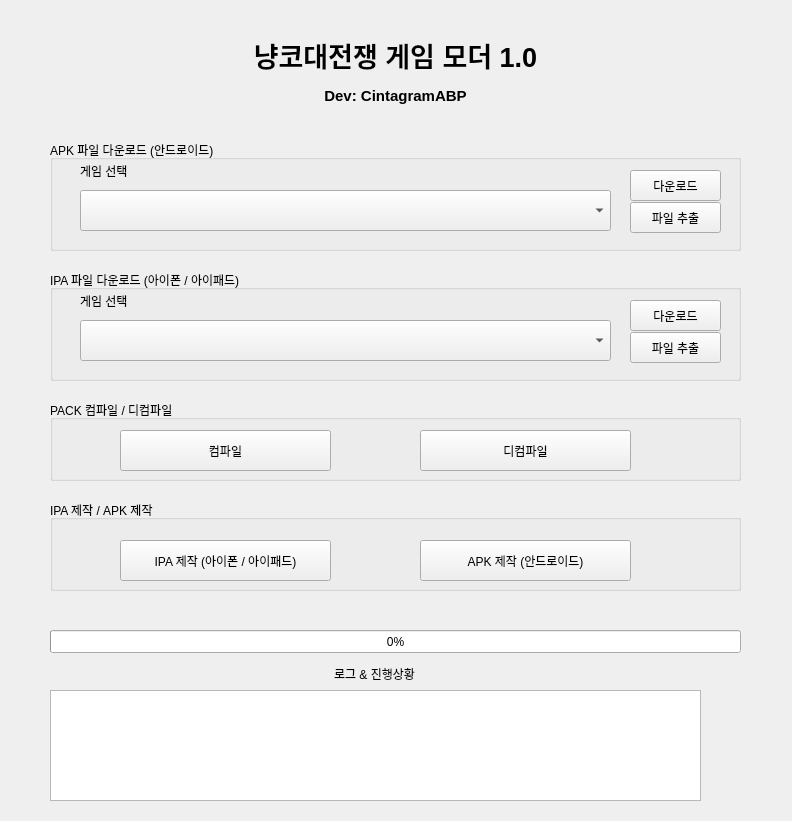
<?xml version="1.0" encoding="UTF-8"?>
<ui version="4.0">
 <class>MainWindow</class>
 <widget class="QMainWindow" name="MainWindow">
  <property name="geometry">
   <rect>
    <x>0</x>
    <y>0</y>
    <width>792</width>
    <height>821</height>
   </rect>
  </property>
  <property name="windowTitle">
   <string>MainWindow</string>
  </property>
  <widget class="QWidget" name="centralwidget">
   <widget class="QLabel" name="label">
    <property name="geometry">
     <rect>
      <x>0</x>
      <y>10</y>
      <width>791</width>
      <height>121</height>
     </rect>
    </property>
    <property name="text">
     <string>&lt;html&gt;&lt;head/&gt;&lt;body&gt;&lt;p align=&quot;center&quot;&gt;&lt;span style=&quot; font-size:20pt; font-weight:600;&quot;&gt;냥코대전쟁 게임 모더 1.0&lt;/span&gt;&lt;/p&gt;&lt;p align=&quot;center&quot;&gt;&lt;span style=&quot; font-size:11pt; font-weight:600;&quot;&gt;Dev: CintagramABP&lt;/span&gt;&lt;/p&gt;&lt;/body&gt;&lt;/html&gt;</string>
    </property>
   </widget>
   <widget class="QGroupBox" name="groupBox">
    <property name="geometry">
     <rect>
      <x>50</x>
      <y>140</y>
      <width>691</width>
      <height>111</height>
     </rect>
    </property>
    <property name="title">
     <string>APK 파일 다운로드 (안드로이드)</string>
    </property>
    <widget class="QPushButton" name="apkdownloadbtn">
     <property name="geometry">
      <rect>
       <x>580</x>
       <y>30</y>
       <width>91</width>
       <height>31</height>
      </rect>
     </property>
     <property name="text">
      <string>다운로드</string>
     </property>
    </widget>
    <widget class="QComboBox" name="apkselector">
     <property name="geometry">
      <rect>
       <x>30</x>
       <y>50</y>
       <width>531</width>
       <height>41</height>
      </rect>
     </property>
    </widget>
    <widget class="QPushButton" name="apkdecompilebtn">
     <property name="geometry">
      <rect>
       <x>580</x>
       <y>62</y>
       <width>91</width>
       <height>31</height>
      </rect>
     </property>
     <property name="text">
      <string>파일 추출</string>
     </property>
    </widget>
    <widget class="QLabel" name="label_2">
     <property name="geometry">
      <rect>
       <x>30</x>
       <y>15</y>
       <width>301</width>
       <height>31</height>
      </rect>
     </property>
     <property name="text">
      <string>게임 선택</string>
     </property>
    </widget>
   </widget>
   <widget class="QGroupBox" name="ipa">
    <property name="geometry">
     <rect>
      <x>50</x>
      <y>270</y>
      <width>691</width>
      <height>111</height>
     </rect>
    </property>
    <property name="title">
     <string>IPA 파일 다운로드 (아이폰 / 아이패드)</string>
    </property>
    <widget class="QPushButton" name="ipadownloadbtn">
     <property name="geometry">
      <rect>
       <x>580</x>
       <y>30</y>
       <width>91</width>
       <height>31</height>
      </rect>
     </property>
     <property name="text">
      <string>다운로드</string>
     </property>
    </widget>
    <widget class="QComboBox" name="ipaselector">
     <property name="geometry">
      <rect>
       <x>30</x>
       <y>50</y>
       <width>531</width>
       <height>41</height>
      </rect>
     </property>
    </widget>
    <widget class="QPushButton" name="ipadecompilebtn">
     <property name="geometry">
      <rect>
       <x>580</x>
       <y>62</y>
       <width>91</width>
       <height>31</height>
      </rect>
     </property>
     <property name="text">
      <string>파일 추출</string>
     </property>
    </widget>
    <widget class="QLabel" name="label_3">
     <property name="geometry">
      <rect>
       <x>30</x>
       <y>15</y>
       <width>181</width>
       <height>31</height>
      </rect>
     </property>
     <property name="text">
      <string>게임 선택</string>
     </property>
    </widget>
   </widget>
   <widget class="QGroupBox" name="groupBox_3">
    <property name="geometry">
     <rect>
      <x>50</x>
      <y>400</y>
      <width>691</width>
      <height>81</height>
     </rect>
    </property>
    <property name="title">
     <string>PACK 컴파일 / 디컴파일</string>
    </property>
    <widget class="QPushButton" name="compilebtn">
     <property name="geometry">
      <rect>
       <x>70</x>
       <y>30</y>
       <width>211</width>
       <height>41</height>
      </rect>
     </property>
     <property name="text">
      <string>컴파일</string>
     </property>
    </widget>
    <widget class="QPushButton" name="decompilebtn">
     <property name="geometry">
      <rect>
       <x>370</x>
       <y>30</y>
       <width>211</width>
       <height>41</height>
      </rect>
     </property>
     <property name="text">
      <string>디컴파일</string>
     </property>
    </widget>
   </widget>
   <widget class="QProgressBar" name="progressBar">
    <property name="geometry">
     <rect>
      <x>50</x>
      <y>630</y>
      <width>691</width>
      <height>23</height>
     </rect>
    </property>
    <property name="value">
     <number>0</number>
    </property>
    <property name="orientation">
     <enum>Qt::Horizontal</enum>
    </property>
   </widget>
   <widget class="QGroupBox" name="groupBox_2">
    <property name="geometry">
     <rect>
      <x>50</x>
      <y>500</y>
      <width>691</width>
      <height>91</height>
     </rect>
    </property>
    <property name="title">
     <string>IPA 제작 / APK 제작</string>
    </property>
    <widget class="QPushButton" name="pushButton">
     <property name="geometry">
      <rect>
       <x>70</x>
       <y>40</y>
       <width>211</width>
       <height>41</height>
      </rect>
     </property>
     <property name="text">
      <string>IPA 제작 (아이폰 / 아이패드)</string>
     </property>
    </widget>
    <widget class="QPushButton" name="pushButton_2">
     <property name="geometry">
      <rect>
       <x>370</x>
       <y>40</y>
       <width>211</width>
       <height>41</height>
      </rect>
     </property>
     <property name="text">
      <string>APK 제작 (안드로이드)</string>
     </property>
    </widget>
   </widget>
   <widget class="QPlainTextEdit" name="logbox">
    <property name="geometry">
     <rect>
      <x>50</x>
      <y>690</y>
      <width>651</width>
      <height>111</height>
     </rect>
    </property>
    <property name="readOnly">
     <bool>true</bool>
    </property>
   </widget>
   <widget class="QLabel" name="label_4">
    <property name="geometry">
     <rect>
      <x>49</x>
      <y>659</y>
      <width>651</width>
      <height>31</height>
     </rect>
    </property>
    <property name="text">
     <string>&lt;html&gt;&lt;head/&gt;&lt;body&gt;&lt;p align=&quot;center&quot;&gt;로그 &amp;amp; 진행상황&lt;/p&gt;&lt;/body&gt;&lt;/html&gt;</string>
    </property>
   </widget>
  </widget>
 </widget>
 <resources/>
 <connections/>
</ui>
